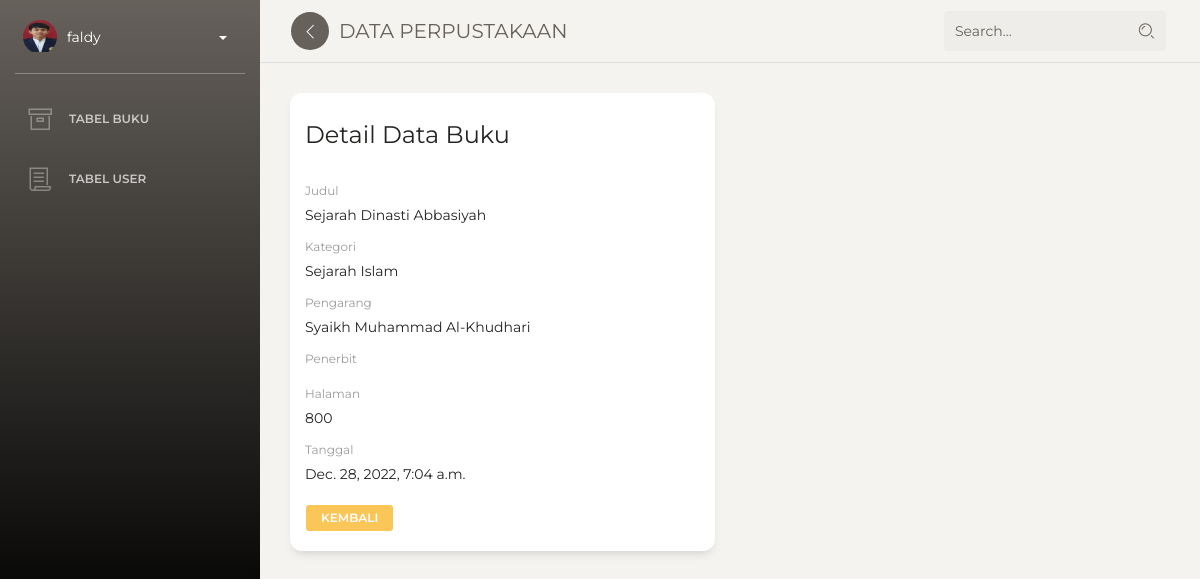
/dashboard/buku/lihat/1 (signed in), run on the app's committed database.
### buku/models.py (models this page shows, shortened)
class Buku(models.Model):
    judul = models.CharField(max_length=100, blank=True, null=True)
    pengarang = models.CharField(max_length=100)
    deskripsi = models.TextField()
    halaman = models.IntegerField()
    kategori = models.ForeignKey(Kategori, on_delete=models.CASCADE)
    date = models.DateTimeField(auto_now_add=True)
    class Meta:
        ordering =['-id']
        verbose_name_plural = "Buku"

class Kategori(models.Model):
    nama = models.CharField(max_length=50)
    def __str__(self):
        return self.nama
    class Meta:
        verbose_name_plural = "Kategori"

### buku/views.py (the view)
# urls.py: path('buku/lihat/<str:id>', lihat_buku, name='lihat_buku'),
@login_required
def lihat_buku(request, id):
    template_name = "back/lihat_buku.html"
    buku = Buku.objects.get(id=id)
    context = {
        'title' : 'Detail Buku',
        'buku' : buku,
    }
    return render(request, template_name, context)

### templates/back/lihat_buku.html (shortened to what this page needs)
{% extends 'back/base.html' %}
{% block content %}
<div class="content">
<div class="row">
<div class="col-md-6">
    <div class="card ">
      <div class="card-header ">
        <h4 class="card-title">Detail Data Buku</h4>
      </div>
      <div class="card-body ">
        <form method="POST" action="#">
          <label>Judul</label>
          <div class="form-group">
            {{buku.judul}}
          </div>
          <label>Kategori</label>
          <div class="form-group">
            {{buku.kategori}}
          </div>
          <label>Pengarang</label>
          <div class="form-group">
            {{buku.pengarang}}
          </div>
          <label>Penerbit</label>
          <label>Halaman</label>
          <div class="form-group">
            {{buku.halaman}}
          </div>
          <label>Tanggal</label>
          <div class="form-group">
            {{buku.date}}
          </div>
          <a class="btn btn-sm btn-warning" href="{% url 'tabel_buku' %}">Kembali</a>
        </form>
      </div>
    </div>
  </div>
</div>
</div>
{% endblock content %}

### templates/back/menu.html (shortened to what this page needs)
{% load static %}
  <div class="sidebar-wrapper">
    <div class="user">
      <div class="photo">
        <img src="{% static 'back/img/faces/about.jpeg' %}">
      </div>
      <div class="info">
        <a data-toggle="collapse" href="#collapseExample" class="collapsed">
          <span>
            {{user}}
            <b class="caret"></b>
          </span>
        </a>
      </div>
    </div>
    <ul class="nav">
      <li>
        <a href="{% url 'tabel_buku' %}">
          <i class="nc-icon nc-box"></i>
          <p>Tabel Buku</p>
        </a>
      </li>
      {% if request.session.is_administrator == 'administrator' %}
      <li>
        <a href="{% url 'tabel_user' %}">
          <i class="nc-icon nc-paper"></i>
          <p>Tabel User</p>
        </a>
      </li>
      {% endif %}
    </ul>
  </div>
</div>

### data on the page
Buku: judul "Sejarah Dinasti Abbasiyah", kategori "Sejarah Islam", pengarang "Syaikh Muhammad Al-Khudhari", halaman "800", date "Dec. 28, 2022, 7:04 a.m."

### other printed values
{{ user }} "faldy"
